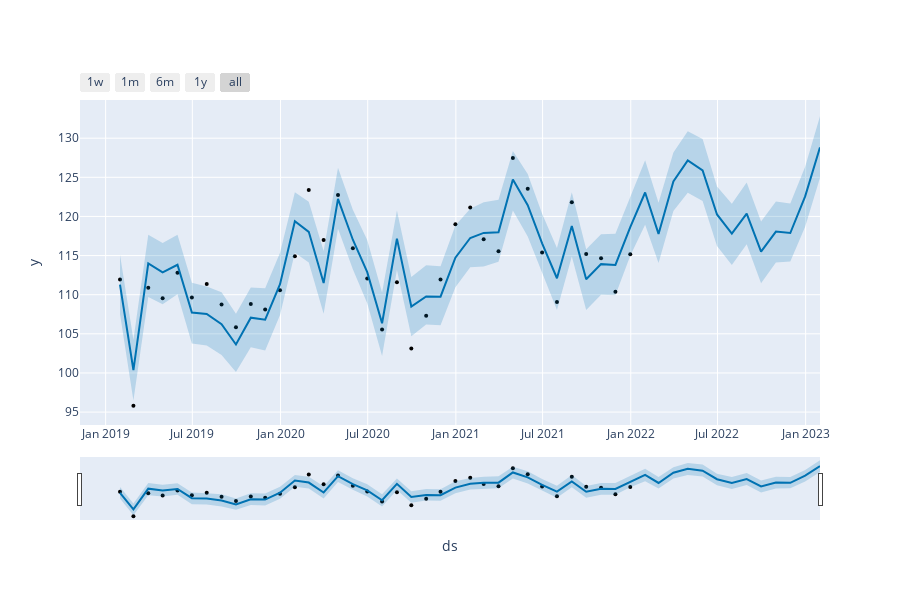

Source (notebook cell):
### Code cell
plot_plotly(m2, predictions2)
